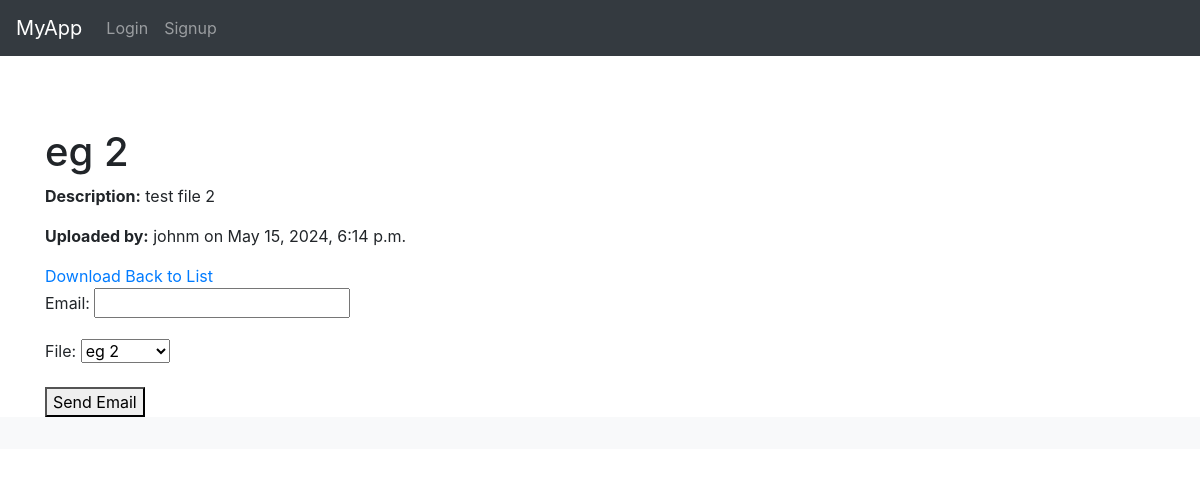
/files/2/, run on the app's committed database.
### files/models.py (models this page shows, shortened)
class File(models.Model):
    title = models.CharField(max_length=255)
    description = models.TextField()
    file = models.FileField(upload_to='uploads/')
    upload_date = models.DateTimeField(auto_now_add=True)
    uploaded_by = models.ForeignKey(settings.AUTH_USER_MODEL, on_delete=models.CASCADE)
    def __str__(self):
        return self.title

### accounts/models.py (models this page shows, shortened)
class FileServerUser(AbstractUser):
    is_admin = models.BooleanField(default=False)
    groups = models.ManyToManyField(
        'auth.Group',
        verbose_name='groups',
        blank=True,
        help_text='The groups this user belongs to. A user will get all permissions granted to each of their groups.',
        related_name="fileserveruser_set",
        related_query_name="user",
    )
    user_permissions = models.ManyToManyField(
        'auth.Permission',
        verbose_name='user permissions',
        blank=True,
        help_text='Specific permissions for this user.',
        related_name="fileserveruser_set",
        related_query_name="user",
    )

### files/views.py (the view)
# urls.py: path('<int:pk>/', FileDetailView.as_view(), name='file_details'),
class FileDetailView(DetailView):
    model = File
    template_name = 'files/file_details.html'
    context_object_name = 'file'
    def get_queryset(self):
        return File.objects.all().annotate(
            total_downloads=Count('download'),
            total_emails=Count('emailsent')
        )
    def get_object(self, queryset=None):
        if queryset is None:
            queryset = self.get_queryset()
        return super().get_object(queryset=queryset)
    def get_context_data(self, **kwargs):
        context = super().get_context_data(**kwargs)
        file_instance = self.get_object()
        context['download_count'] = file_instance.total_downloads
        context['email_count'] = file_instance.total_emails
        context['email_form'] = EmailForm(file_instance=file_instance)  # Pass file_instance here
        return context

### files/forms.py
class EmailForm(forms.Form):
    email = forms.EmailField()
    file = forms.ModelChoiceField(queryset=File.objects.none())
    def __init__(self, *args, **kwargs):
        file_instance = kwargs.pop('file_instance', None)
        super(EmailForm, self).__init__(*args, **kwargs)
        if file_instance:
            self.fields['file'].queryset = File.objects.filter(pk=file_instance.pk)
            self.fields['file'].initial = file_instance

### files/templates/files/file_details.html (shortened to what this page needs)
{% extends "base.html" %}
{% block content %}
<h1>{{ file.title }}</h1>
<p><strong>Description:</strong> {{ file.description }}</p>
<p><strong>Uploaded by:</strong> {{ file.uploaded_by.username }} on {{ file.upload_date }}</p>
<a href="{% url 'files:download' file.id %}">Download</a>
<a href="{% url 'files:files' %}">Back to List</a>
<form method="post" action="{% url 'files:send_email' file.id %}">
    {{ email_form.as_p }}
    <button type="submit">Send Email</button>
</form>
{% endblock %}

### data on the page
File: title "eg 2", description "test file 2", uploaded_by.username "johnm", upload_date "May 15, 2024, 6:14 p.m."
